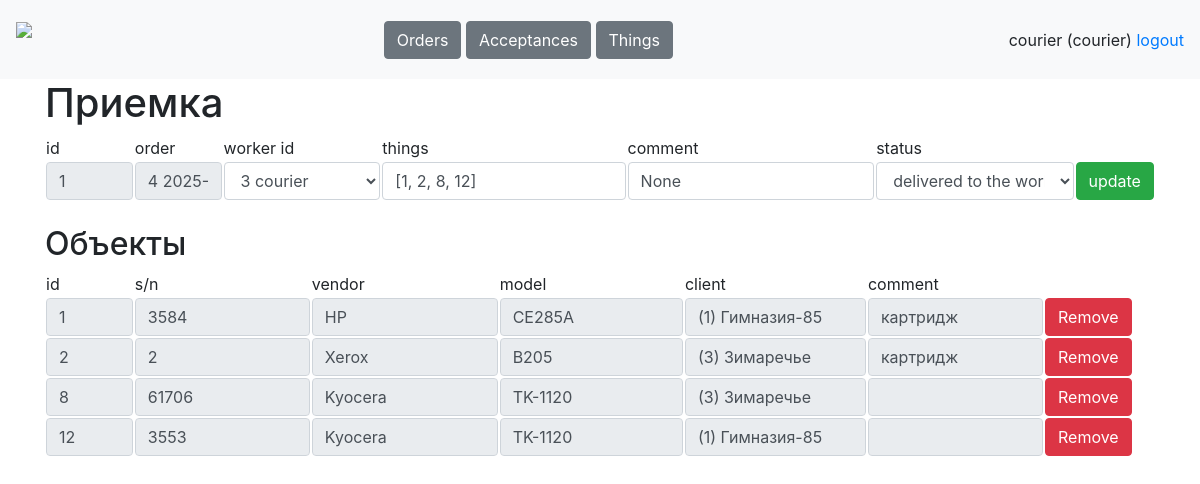
The app's page /tables/acceptances/1 (signed in), older data.
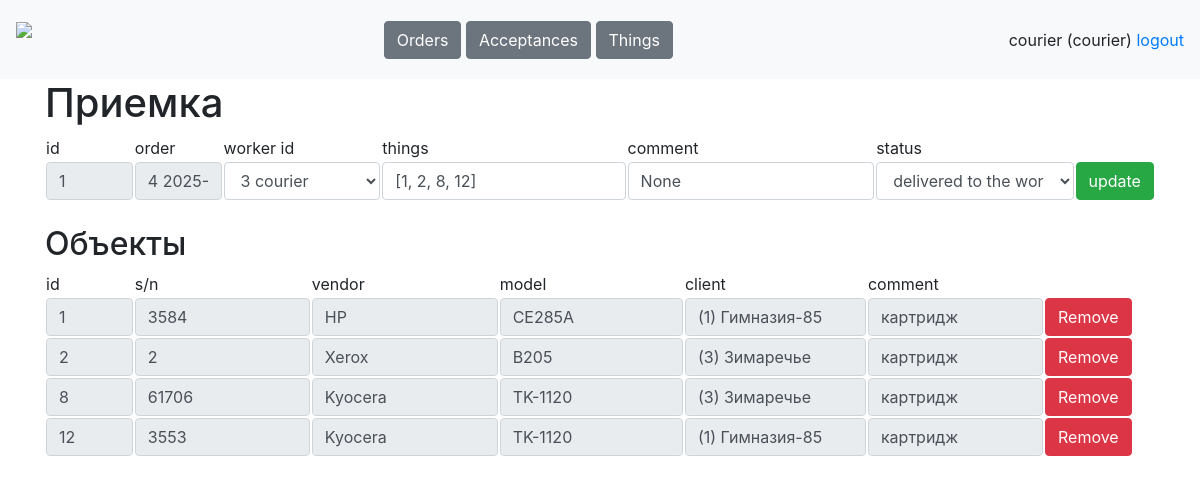
The same page, newer data.
### data/tables.py (models this page shows, shortened)
class Worker(db_session.SqlAlchemyBase, SerializerMixin, UserMixin):
    __tablename__ = 'workers'
    id = Column(sqlalchemy.Integer, primary_key=True, autoincrement=True)
    username = Column(sqlalchemy.String, nullable=True)
    name = Column(sqlalchemy.String, nullable=True)
    password = Column(sqlalchemy.String, nullable=True)
    role = Column(sqlalchemy.String, nullable=True)
    phone = Column(sqlalchemy.String, nullable=True)
    comment = Column(sqlalchemy.String, nullable=True)
    works = orm.relationship('Work', back_populates='worker')
    acceptances = orm.relationship('Acceptance', back_populates='worker')

class Acceptance(db_session.SqlAlchemyBase, SerializerMixin):
    __tablename__ = 'acceptances'
    id = Column(sqlalchemy.Integer, primary_key=True, autoincrement=True)
    order_id = Column(sqlalchemy.Integer, sqlalchemy.ForeignKey('orders.id'))
    worker_id = Column(sqlalchemy.Integer, sqlalchemy.ForeignKey('workers.id'))
    things = Column(sqlalchemy.String, default='[]', nullable=True)
    comment = Column(sqlalchemy.String, nullable=True, default='')
    status = Column(sqlalchemy.String, nullable=True, default='taken from client')
    order = orm.relationship('Order')
    worker = orm.relationship('Worker')
    works = orm.relationship('Work', back_populates='acceptance')

class Order(db_session.SqlAlchemyBase, SerializerMixin):
    __tablename__ = 'orders'
    id = Column(sqlalchemy.Integer, primary_key=True, autoincrement=True)
    client_id = Column(sqlalchemy.Integer, sqlalchemy.ForeignKey('clients.id'))
    create_date = Column(sqlalchemy.Date, default=dt.date.today())
    comment = Column(sqlalchemy.String, nullable=True, default='')
    status = Column(sqlalchemy.String, nullable=True, default='created')
    client = orm.relationship('Client')
    acceptances = orm.relationship('Acceptance', back_populates='order')

class Client(db_session.SqlAlchemyBase, SerializerMixin):
    __tablename__ = 'clients'
    id = Column(sqlalchemy.Integer, primary_key=True, autoincrement=True)
    name = Column(sqlalchemy.String, nullable=True, default='')
    address = Column(sqlalchemy.String, nullable=True, default='')
    phone = Column(sqlalchemy.String, nullable=True, default='')
    comment = Column(sqlalchemy.String, nullable=True, default='')
    orders = orm.relationship('Order', back_populates='client')
    things = orm.relationship('Thing', back_populates='client')

class Thing(db_session.SqlAlchemyBase, SerializerMixin):
    __tablename__ = 'things'
    id = Column(sqlalchemy.Integer, primary_key=True, autoincrement=True)
    sn = Column(sqlalchemy.String, nullable=True, unique=True)
    vendor = Column(sqlalchemy.String, nullable=True)
    model = Column(sqlalchemy.String, nullable=True)
    client_id = Column(sqlalchemy.Integer, sqlalchemy.ForeignKey('clients.id'))
    comment = Column(sqlalchemy.String, nullable=True)
    client = orm.relationship('Client')
    works = orm.relationship('Work', back_populates='thing')

### main.py (the view)
@app.route('/tables/acceptances/<int:acceptance_id>', methods=['GET', 'POST'])
@stuff.login_and_role_required(current_user, '/tables/acceptance')
def acceptance(acceptance_id):
    if request.method == 'GET':
        data = stuff.get_entry('acceptances', acceptance_id)
        things = stuff.get_table('things').filter(Thing.id.in_(loads(data.things)))
        resp = make_response(render_template('acceptance.html', user=current_user,
                                             acceptance=data, things=things))
        resp.set_cookie('acceptance', str(acceptance_id))
        return resp
    elif request.method == 'POST':
        stuff.update_entry('acceptances', request.form)
        return redirect(f'/tables/acceptances')

### main.py (called while the page is built)
@login_manager.user_loader
def load_user(worker_id):
    db_sess = stuff.db_sess
    worker = db_sess.query(Worker).get(worker_id)
    return worker

### stuff.py (called while the page is built)
def is_role_acceptable(role, page):
    return True

def login_and_role_required(current_user, page):
    def wrapper(f):
        @wraps(f)
        def decorated_function(*args, **kwargs):
            if current_user.is_authenticated:
                if is_role_acceptable(current_user.role, page):
                    return f(*args, **kwargs)
                return redirect('/dashboard')
            resp = redirect('/login')
            return resp
        return decorated_function
    return wrapper

def get_table(table, sort='id', reverse=0):
    if table == 'clients':
        return db_sess.query(Client)
    elif table == 'orders':
        return db_sess.query(Order)
    elif table == 'acceptances':
        return db_sess.query(Acceptance)
    elif table == 'things':
        return db_sess.query(Thing)
    elif table == 'works':
        return db_sess.query(Work)
    elif table == 'workers':
        return db_sess.query(Worker)

def get_entry(table, entry_id):
    if table == 'clients':
        return db_sess.query(Client).get(entry_id)
    elif table == 'orders':
        return db_sess.query(Order).get(entry_id)
    elif table == 'acceptances':
        return db_sess.query(Acceptance).get(entry_id)
    elif table == 'things':
        return db_sess.query(Thing).get(entry_id)
    elif table == 'works':
        return db_sess.query(Work).get(entry_id)
    elif table == 'workers':
        return db_sess.query(Worker).get(entry_id)

### templates/acceptance.html (shortened to what this page needs)
{% extends "base.html"%}
{% block content %}
<h1>Приемка</h1>
<form method="post">
<table>
    <tr>
        <td width="8%">id</td>
        <td>order</td>
        <td>worker id</td>
        <td>things</td>
        <td>comment</td>
        <td>status</td>
    </tr>
    <tr>
        <td width="8%"><input class="form-control" value="{{acceptance.id}}" name="id" readonly></td>
        <td width="8%"><input class="form-control" value="{{acceptance.order_id}} {{acceptance.order.create_date}} {{acceptance.order.client.name}}" name="id" readonly></td>
        <td><select class="form-control" name="worker">
            {% for worker in get_table('workers') %}
            {% if worker.id == acceptance.worker_id %}
            <option value="{{worker.id}}" selected>{{worker.id}} {{worker.name}}</option>
            {% else %}
            <option value="{{worker.id}}">{{worker.id}} {{worker.name}}</option>
            {% endif %}
            {% endfor %}
        </select></td>
        <td><input class="form-control" value="{{acceptance.things}}" name="things"></td>
        <td><input class="form-control" value="{{acceptance.comment}}" name="comment"></td>
        <td><select class="form-control" name="status">
            {% for status in ['taken from client', 'delivered to the worker', 'in process', 'work completed', 'taken from worker', 'delivered to the client'] %}
            {% if status == acceptance.status %}
            <option selected>{{status}}</option>
            {% else %}
            <option>{{status}}</option>
            {% endif %}
            {% endfor %}
        </select></td>
        <td><button type="submit" class="btn btn-success">update</button></td>
    </tr>
</table>
</form><br>
<h2>Объекты</h2>
<table>
    <tr>
        <td width="8%">id</td>
        <td>s/n</td>
        <td>vendor</td>
        <td>model</td>
        <td>client</td>
        <td colspan="2">comment</td>
    </tr>
    {% for item in things %}
    <tr>
        <td width="8%"><a href="/tables/things/{{item.id}}"><input class="form-control" value="{{item.id}}" readonly></a></td>
        <td><input class="form-control" value="{{item.sn}}" readonly></td>
        <td><input class="form-control" value="{{item.vendor}}" readonly></td>
        <td><input class="form-control" value="{{item.model}}" readonly></td>
        <td><input class="form-control" value="({{item.client_id}}) {{item.client.name}}" readonly></td>
        <td><input class="form-control" value="{{item.comment}}" readonly></td>
        <td width="10%"><a class="btn btn-danger" href="/tables/acceptances/{{acceptance.id}}/remove_thing/{{item.id}}" role="button">Remove</a></td>
    </tr>
    {% endfor %}
</table>
{% endblock %}

### templates/base.html (shortened to what this page needs)
<!doctype html>
<html>
<head>
    <link rel="stylesheet"
          href="https://stackpath.bootstrapcdn.com/bootstrap/4.4.1/css/bootstrap.min.css"
>
    <link rel="stylesheet" href="static/css/style.css" />
</head>
<body>
<header>
    <nav class="navbar navbar-light bg-light">
        <a class="navbar-brand" style="height: 63px;" href="/dashboard"><img height="63px" src="/static/icons/logo.png"></a>
        <div>
            {% if user.role == "manager" %}
                <a class="btn btn-secondary" href="/tables/clients" role="button">Clients</a>
                <a class="btn btn-secondary" href="/tables/orders" role="button">Orders</a>
            {% elif user.role == "courier" %}
                <a class="btn btn-secondary" href="/tables/orders" role="button">Orders</a>
                <a class="btn btn-secondary" href="/tables/acceptances" role="button">Acceptances</a>
                <a class="btn btn-secondary" href="/tables/things" role="button">Things</a>
            {% elif user.role == "worker" %}
                <a class="btn btn-secondary" href="/tables/acceptances" role="button">Acceptances</a>
                <a class="btn btn-secondary" href="/tables/works" role="button">Works</a>
            {% endif %}
        </div>
        <div>
            <a>{{user.name}} ({{user.role}})</a>
            <a href="/logout">logout</a>
        </div>
    </nav>
</header>
<main role="main" class="container">
    {% block content %}{% endblock %}
</main>
</body>
</html>

Row changes from the older to the newer data that the page shows:
changed Thing id 8: comment (not shown) → "картридж"
changed Thing id 12: comment (not shown) → "картридж"
